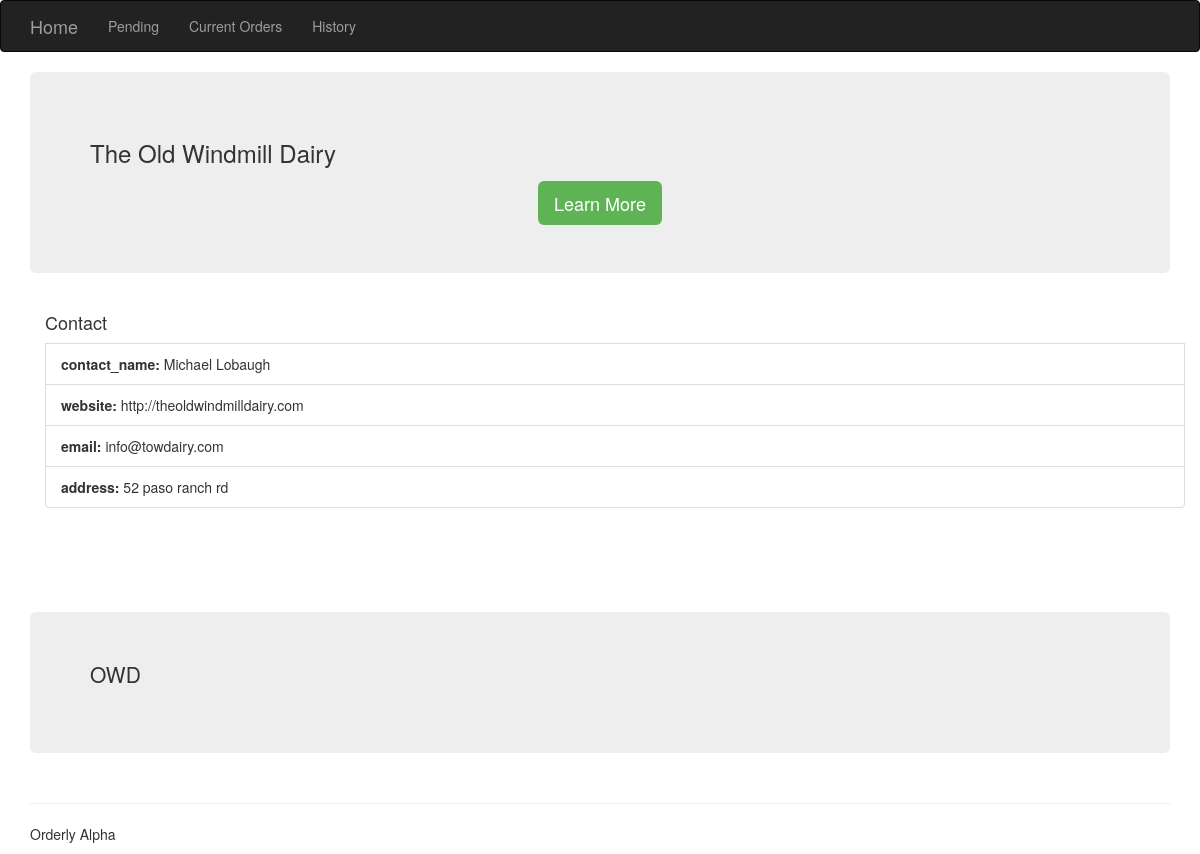
/owd/, run on an earlier commit of the app's database.
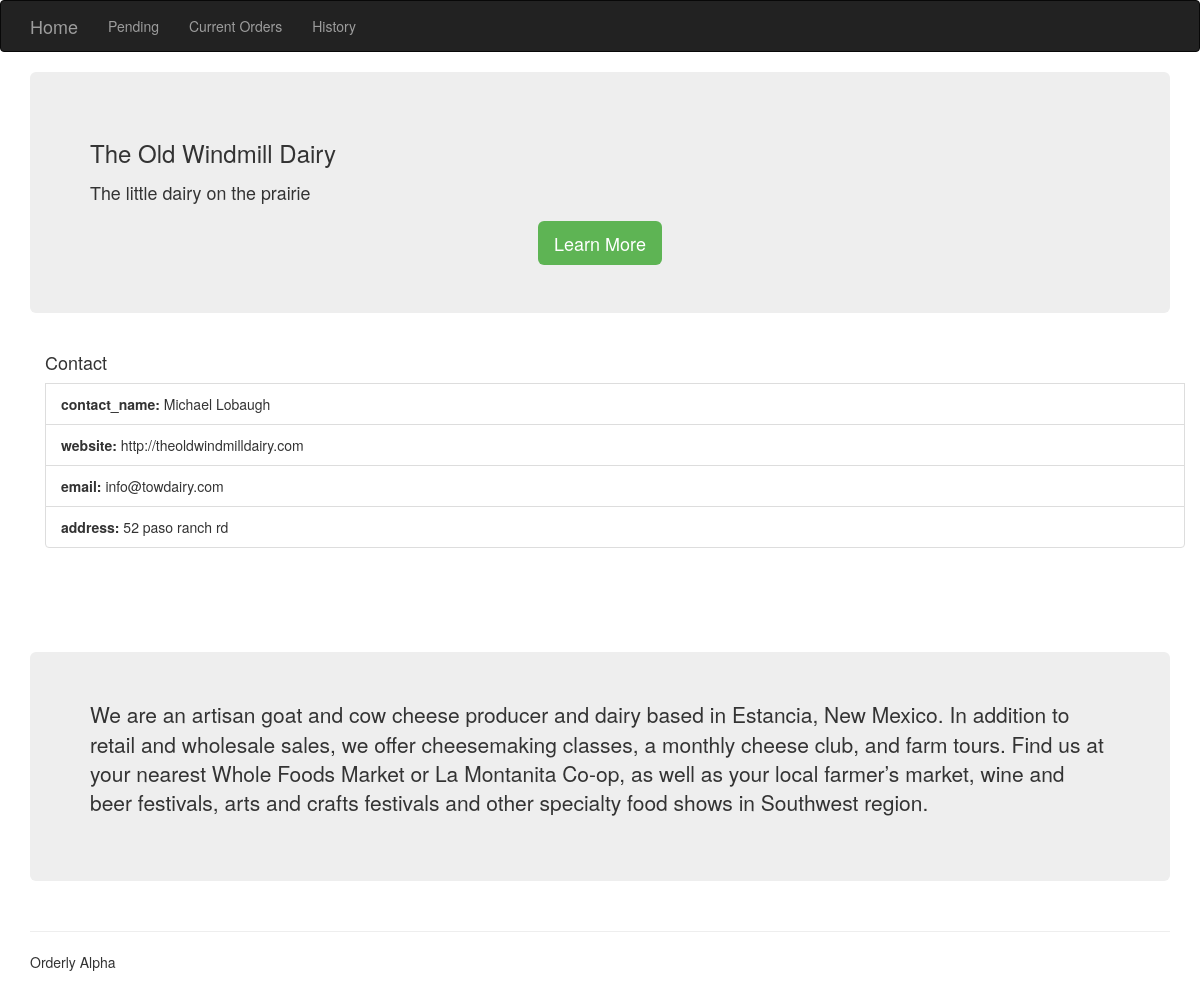
And on a later commit of the database.
### orders/models.py (models this page shows, shortened)
class Business(models.Model):
  business_name = models.CharField(max_length=60)
  contact_name = models.CharField(max_length=60)
  website = models.URLField(max_length=200, blank=True)
  email = models.EmailField(max_length=254, blank=True)
  phone = models.CharField(max_length=15, blank=True)
  address = models.CharField(max_length=260, blank=True)
  tagline = models.CharField(max_length=150, blank=True) #describe your business in 150 characters or less!
  about = models.TextField(max_length=600, null=True, default=None)
  account = models.OneToOneField(userModels.Account, related_name='business', null=True, default=None, on_delete=models.CASCADE)
  picture = models.OneToOneField(userModels.Picture, related_name='business', blank=True, null=True, on_delete=models.CASCADE)
  class Meta:
      verbose_name_plural = "businesses"

### orders/views.py (the view, shortened to what this page needs)
# urls.py: path('<slug:slug>/', views.about, name='about'),
def about(request, slug):
  business = get_object_or_404(Business, account__slug=slug)
  context = {'business': business}
  contactFields = ['contact_name','website','email','email','address']
  contacts = model_to_dict(business, contactFields)
  try:
    connection = Connection.objects.get(vendor=request.user.account.business.id, customer=business)
    contacts.append({'notes': connection.notes})
  except:
    pass
  formset = OrderItemSet(request.POST or None)
  form = OrderForm(request.POST or None)
  context.update({'form':form, 'formset': formset, 'contacts': contacts})
  return render(request, 'orders/about.html', context)

### orders/templates/orders/about.html (shortened to what this page needs)
{% extends 'base.html' %}
{% load bootstrap3 %}
{% block content %}
<div class=container>
  <div class="jumbotron">
    <h3>{{business.business_name}}</h3>
    <p><small>{{business.tagline}}</small></p>
    {% if business.picture %}
    <div class= "text-center">
      <a class="btn btn-primary btn-lg my-button" href="#business-photo" role="button"> Learn More </a>
    </div>
    {% elif business.about %}
    <div class= "text-center">
      <a class="btn btn-primary btn-lg my-button" href="#business-about" role="button"> Learn More </a>
    </div>
    {% endif %}
  </div>
  <div class=container>
    <ul class="list-group">
      <h4>Contact</h4>
      {% for field, info in contacts.items %}
        <li class="list-group-item">
          <strong>{{field}}:</strong> {{info}}
        </li>
      {% empty %}
        <li class="list-group-item"> No contact info available :( </li>
      {% endfor %}
    </ul>
  </div>
  <div class="space-div"></div>
  <div class="space-div"></div>
  {% if business.about %}
  <div class="jumbotron" id="business-about">
    <p class="lead">{{business.about}}</p>
  </div>
  {% endif %}
</div>
{% endblock %}

What changed in the data, as far as the page shows it:
changed Business "The Old Windmill Dairy": tagline (not shown) → "The little dairy on the prairie"; about "OWD" → "We are an artisan goat and cow cheese producer and dairy based in Estancia, New Mexico. In addition to retail and wholesale sales, we offer cheesemaking classes, a monthly cheese club, and farm tours. Find us at your nearest Whole Foods Market or La Montanita Co-op, as well as your local farmer’s market, wine and beer festivals, arts and crafts festivals and other specialty food shows in Southwest region."
